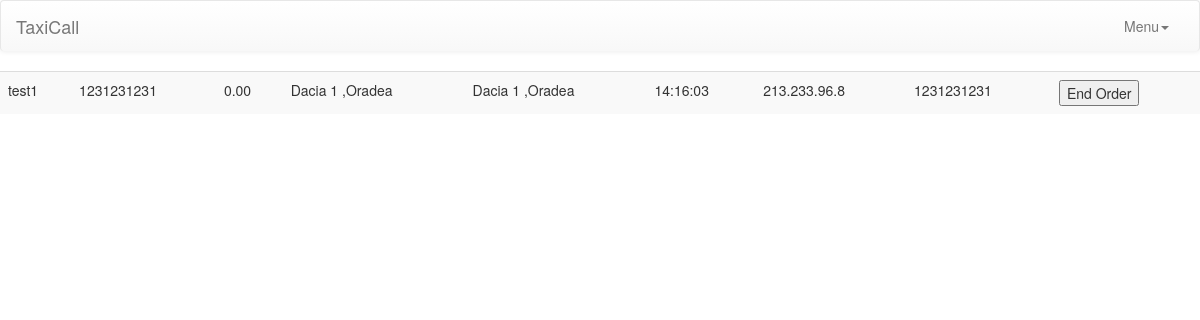
Screenshot of /order_maps.php?id_order=344 (signed in) with the database file from the repository.
### tables this page shows
CREATE TABLE IF NOT EXISTS `orders` (
  `Id` int(11) NOT NULL AUTO_INCREMENT,
  `customer_name` varchar(255) DEFAULT NULL,
  `customer_phone_nr` varchar(13) DEFAULT NULL,
  `long_lat_start` varchar(255) DEFAULT NULL,
  `long_lat_end` varchar(255) DEFAULT NULL,
  `total_km` varchar(255) DEFAULT NULL,
  `location_start` varchar(255) DEFAULT NULL,
  `location_end` varchar(255) DEFAULT NULL,
  `id_taxi` varchar(255) DEFAULT NULL,
  `id_comp` varchar(255) DEFAULT NULL,
  `active` int(1) DEFAULT NULL,
  `date` date DEFAULT NULL,
  `time` time DEFAULT NULL,
  `ip_adress` varchar(255) DEFAULT NULL,
  `comment` varchar(255) DEFAULT NULL,
  `in_progress` int(2) unsigned NOT NULL DEFAULT '0',
  PRIMARY KEY (`Id`)
);

### function.php (called while the page is built, shortened)
<?php include('connect_db.php');
function secure_injection($con,$str) {
    $str = mysqli_real_escape_string($con,$str);
    return $str;
}
        ?>

### order_maps.php (the view, shortened to what this page needs)
<?php include('header.php');
   include('menu_admin_interface.php');
   ?>
   <?php
    $id_order = secure_injection($con,$_GET['id_order']);
    $select_taxi_order = mysqli_query($con,"SELECT *FROM `orders` WHERE `Id` = '".$id_order."'");
    $row_taxi_order = mysqli_fetch_assoc($select_taxi_order);
   ?>
   <table class='table table-striped'>
    <tbody>
      <tr>
        <td><?php echo $row_taxi_order['customer_name']; ?></td>
        <td><?php echo $row_taxi_order['customer_phone_nr']; ?></td>
        <td><?php echo $row_taxi_order['total_km']; ?></td>
        <td><?php echo $row_taxi_order['location_start']; ?></td>
        <td><?php echo $row_taxi_order['location_end']; ?></td>
        <td><?php echo $row_taxi_order['time']; ?></td>
        <td><?php echo $row_taxi_order['ip_adress']; ?></td>
        <td><?php echo $row_taxi_order['comment']; ?></td>
        <td><button>End Order</button></td>
      </tr>
    </tbody>
   </table>
<?php include('footer.php'); ?>

### css/stylesheet.css (style rules this page uses)
html, body, #harta { height:100%; width: 100%; margin: 0px; padding: 0px }

### rows the page displays
orders: customer_name "test1", customer_phone_nr "1231231231", total_km "0.00", location_start "Dacia 1 ,Oradea", location_end "Dacia 1 ,Oradea", time "14:16:03", ip_adress "213.233.96.8", comment "1231231231"
